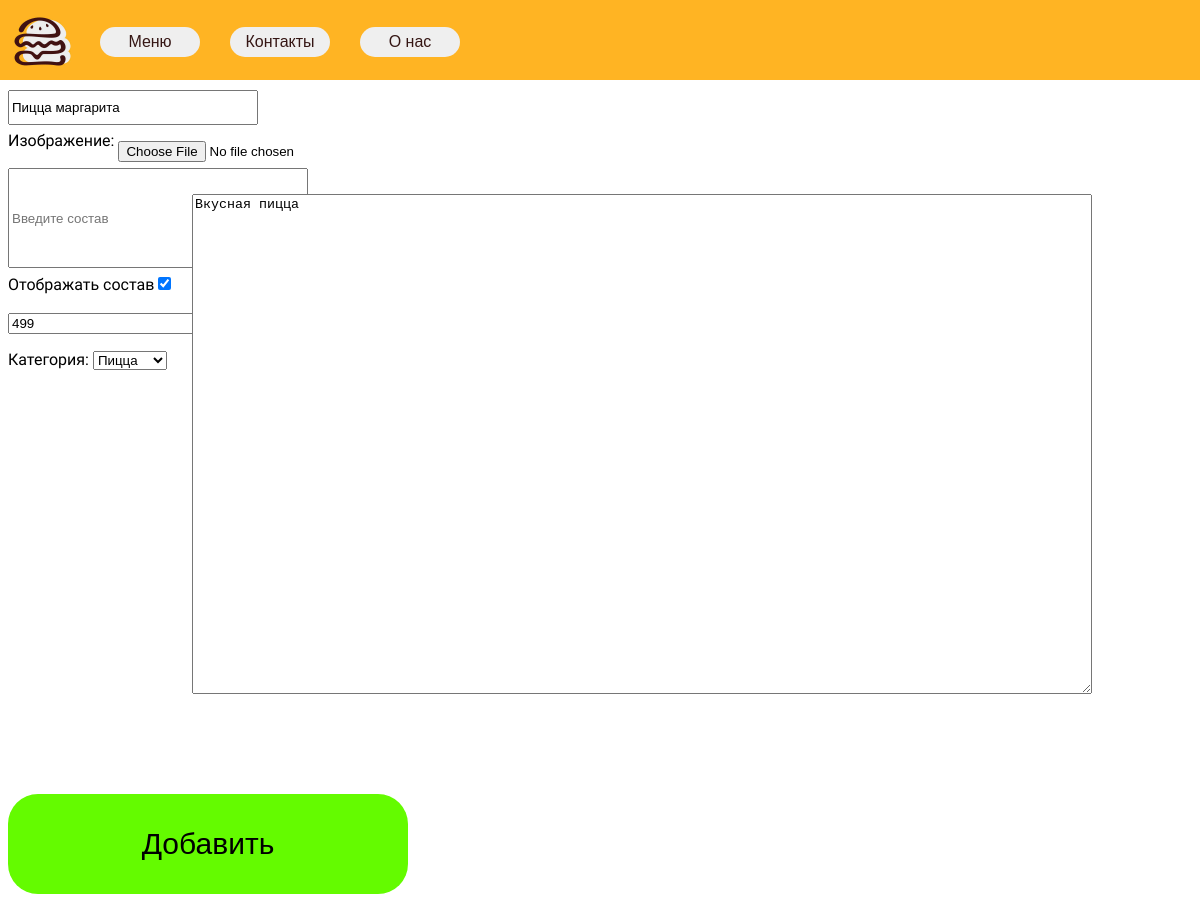
The page /update=1 on the database its author committed.
### main/models.py (models this page shows, shortened)
class FoodCard(models.Model):
    title = models.CharField(max_length=30)
    image = models.ImageField(upload_to="img/")
    display_sostav = models.BooleanField(default=True)
    sostav = models.CharField(max_length=100, default=None, blank=True)
    description = models.TextField(max_length=5000)
    price = models.IntegerField()
    category = models.ForeignKey('FoodCategory', on_delete=models.PROTECT, null=True)
    class Meta:
        verbose_name = 'Блюдо'
        verbose_name_plural = 'Блюда'

### main/views.py (the view)
# urls.py: path('update=<int:pk>', views.FoodCardUpdateView.as_view(), name='update_foodcard'),
class FoodCardUpdateView(UpdateView):
    model = FoodCard
    template_name = 'main/new_foodcard.html'
    form_class = FoodCardForm
    success_url = "/"

### main/forms.py
class FoodCardForm(ModelForm):
   class Meta:
      model = FoodCard
      fields = ["title", "image", "sostav", "description", 'price', 'category', 'display_sostav']
      widgets = {
         'title':TextInput(attrs={
            'class':"addtitlefield",
            'placeholder':'Введите название',
         }),
         'description':Textarea(attrs={
            'class':'addtextfield',
            'placeholder':'Введите описание',
         }),
         'price': TextInput(attrs={
            'class':"addpricefield",
            'placeholder':'Введите цену',
         }),
         'sostav':TextInput(attrs={
            'placeholder':'Введите состав',
            'class': 'addsostavfield',
         }),
         'image': FileInput(attrs={
            'class': 'addimagefield'
         }),
      }

### main/models.py (called while the page is built)
    def __str__(self):
        return self.name

### main/templates/main/new_foodcard.html (shortened to what this page needs)
{% extends 'main/layout.html' %}
{% block content %}
    <form method="post" enctype="multipart/form-data" class="addform">
        {{ form.title }}<br>
        <p class="addimagefield">Изображение: {{ form.image }}</p>
        {{ form.sostav }}<br>
        <p>Отображать состав{{ form.display_sostav }}<br>
        {{ form.description }}<br>
        {{ form.price }}<br>
        <p class="addcategoryfield">Категория: {{ form.category }}</p><br>
        <button type="submit" class='addbutton'>Добавить</button>
    </form>
{% endblock %}

### main/static/main/css/main.css (style rules this page uses)
body { background-color: white; font-family: "SUSE", sans-serif; }
.addtitlefield { position: relative; top: 20px; width: 250px; height: 35px; }
.addimagefield { position: relative; top: 10px; width: auto; height: auto; }
.addsostavfield { position: relative; top: 10px; width: 300px; height: 100px; }
.addtextfield { position: relative; float: right; top: -100px; left: -100px; width: 900px; height: 500px; }
.addcategoryfield { position: relative; }
.addbutton { position: relative; width: 400px; height: 100px; border-radius: 30px; background-color: #64fb00; border: none; font-size: 30px; }

### rows shown on the page
FoodCard: title "Пицца маргарита", display_sostav "☑", description "Вкусная пицца", price "499", category "Пицца"
